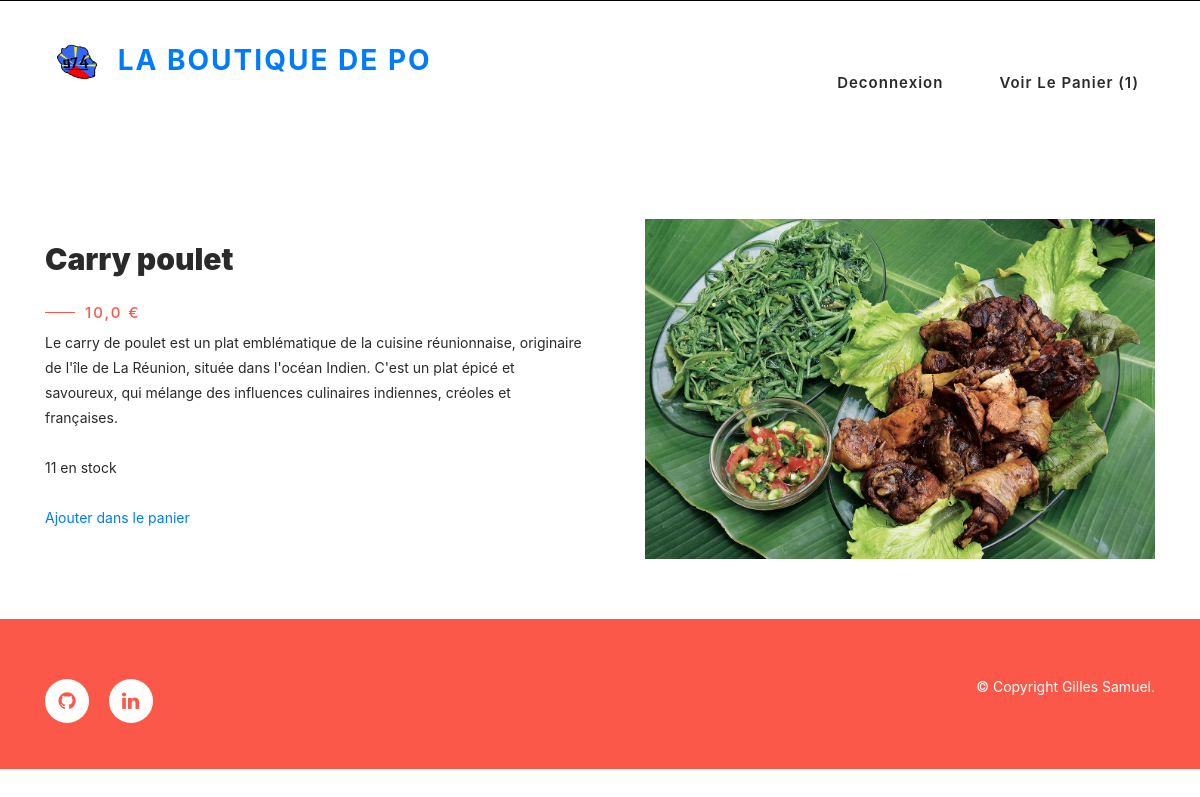
The page /product/CarryPoulet (signed in) on the database its author committed.
### accounts/models.py (models this page shows)
class Shopper(AbstractUser) :
    pass

### store/models.py (models this page shows, shortened)
class Cart (models.Model):
    user = models.OneToOneField(AUTH_USER_MODEL, on_delete=models.CASCADE)
    orders = models.ManyToManyField(Order)

class Product(models.Model):
    name = models.CharField(max_length=128)
    slug = models.SlugField(max_length=128)
    price =models.FloatField(default=0.0)
    stock= models.IntegerField(default=0)
    description=models.TextField(blank=True)
    thumbnail=models.ImageField(upload_to="Product", blank=True, null=True)

### store/views.py (the view)
# urls.py: path('product/<str:slug>', product_detail, name="product"),
def product_detail(request, slug):
    product =  get_object_or_404(Product, slug=slug)
    return render(request, "store/detail.html", context={"product": product})

### store/templates/store/detail.html (shortened to what this page needs)
{% extends 'base.html' %} {% block content %}
<p>{{product.description}}</p>
<p>{{product.stock}} en stock</p>
<section class="section" id="about">
  <div class="container">
    <div class="row">
      <div class="col-lg-6 col-md-6 col-xs-12">
        <div class="left-text-content">
          <div class="section-heading">
            <h2>{{product.name}}</h2>
            <h6>{{product.price}} €</h6>
          </div>
          <p>{{product.description}}</p>
          <p>{{product.stock}} en stock</p>
          {% if user.is_authenticated %}
          <p>
            <a href="{% url 'add-to-cart' product.slug %}"
              >Ajouter dans le panier</a
            >
          </p>
          {% endif %}
        </div>
      </div>
      <div class="col-lg-6 col-md-6 col-xs-12">
        <div class="right-content">
          <div class="thumb">
            <img src="{{product.thumbnail.url}}" alt="{{product.name}}" />
          </div>
        </div>
      </div>
    </div>
  </div>
</section>
{% endblock %}

### Templates/base.html (shortened to what this page needs)
{% load static %}
<!DOCTYPE html>
<html lang="fr">
  <head>
    {% load bootstrap5 %} {% bootstrap_css %} {% bootstrap_javascript %}
    <link
      rel="stylesheet"
      type="text/css"
      href="{% static 'css/bootstrap.min.css' %}"
    />
    <link
      rel="stylesheet"
      type="text/css"
      href="{% static 'css/font-awesome.css' %}"
    />
    <link
      rel="stylesheet"
      href="{% static 'css/templatemo-klassy-cafe.css' %}"
    />
    <link rel="stylesheet" href="{% static 'css/bootstrap.min.css' %}" />
    <link rel="stylesheet" href="{% static 'css/owl-carousel.css' %}" />
  </head>
  <body>
    <header
      class="header-area header-sticky"
      style="padding: 9px 0; border-top: 1px solid black"
    >
      <div class="container">
        <div class="row align-items-start">
          <div class="col-12 justify-content-center align-items-center">
            <nav
              class="main-nav d-flex justify-content-between align-items-center text-center"
            >
              <div class="logo">
                <a href="{% url 'index' %}">
                  <img
                    src="/media/product/logo.jpg"
                    style="max-height: 8vh"
                    alt="Logo"
                    class="img-fluid"
                  />
                  {% if user.is_authenticated %}
                  <span class="logo-text"
                    >La boutique de {{user.username}}</span
                  >
                  {% else %}
                  <span class="logo-text">Le Resto Créole</span>
                  {% endif %}
                </a>
              </div>
              <ul class="nav">
                <li class="scroll-to-section">
                  {% if user.is_authenticated %}
                  <a href="{% url 'logout' %}" class="nav-link">Deconnexion</a>
                  {% else %}
                  <a href="{% url 'signup' %}" class="nav-link">S'inscrire</a>
                </li>
                <li class="scroll-to-section">
                  <a href="{% url 'login' %}" class="nav-link">Connexion</a>
                </li>
                {% endif %}
                <li class="scroll-to-section">
                  {% if user.cart %}
                  <a href="{% url 'cart' %}" class="nav-link">
                    Voir le panier ({{ user.cart.orders.count }})
                  </a>
                  {% endif %}
                </li>
              </ul>
            </nav>
          </div>
        </div>
      </div>
    </header>
    {% block content %} {% endblock %}
    <footer>
      <div class="container" style="height: 50px; margin-bottom: 0">
        <div class="row">
          <div class="col-lg-4 col-xs-12">
            <div class="right-text-content">
              <ul class="social-icons">
                <li>
                  <a href="https://github.com/SunderZz"
                    ><i class="fa fa-github"></i
                  ></a>
                </li>
                <li>
                  <a href="https://www.linkedin.com/in/samuel-gilles-59bab01ba/"
                    ><i class="fa fa-linkedin"></i
                  ></a>
                </li>
              </ul>
            </div>
          </div>
          <div class="col-lg-4"></div>
          <div class="col-lg-4 col-xs-12">
            <div class="left-text-content">
              <p>© Copyright Gilles Samuel.</p>
            </div>
          </div>
        </div>
      </div>
    </footer>
  </body>
</html>

### static/css/templatemo-klassy-cafe.css (style rules this page uses)
html, body, div, span, applet, object, iframe, h1, h2, h3, h4, h5, h6, p, blockquote, div pre, a, abbr, acronym, address, big, cite, code, del, dfn, em, font, img, ins, kbd, q, s, samp, small, strike, strong, sub, sup, tt, var, b, u, i, center, dl, dt, dd, ol, ul, li, figure, header, nav, section, article, aside, footer, figcaption { margin: 0; padding: 0; border: 0; outline: 0; }
ul, li { padding: 0; margin: 0; list-style: none; }
header, nav, section, article, aside, footer, hgroup { display: block; }
* { box-sizing: border-box; }
html, body { font-family: "Poppins", sans-serif; font-weight: 400; background-color: #fff; font-size: 16px; -ms-text-size-adjust: 100%; -webkit-font-smoothing: antialiased; -moz-osx-font-smoothing: grayscale; }
a { text-decoration: none !important; }
h1, h2, h3, h4, h5, h6 { margin-top: 0px; margin-bottom: 0px; }
ul { margin-bottom: 0px; }
p { font-size: 14px; line-height: 25px; color: #2a2a2a; }
html, body { background: #fff; font-family: "Poppins", sans-serif; }
.section-heading h6 { position: relative; font-size: 15px; color: #fb5849; font-weight: 500; letter-spacing: 2px; text-transform: uppercase; padding-left: 40px; }
.section-heading h6:before { width: 30px; height: 1px; content: ""; position: absolute; left: 0; top: 8px; background-color: #fb5849; }
.section-heading h2 { line-height: 40px; margin-top: 20px; margin-bottom: 25px; font-size: 30px; font-weight: 900; color: #2a2a2a; }
.header-area { background-color: #fff; position: absolute; top: 0px; left: 0px; right: 0px; z-index: 100; height: 100px; -webkit-transition: all 0.5s ease 0s; -moz-transition: all 0.5s ease 0s; -o-transition: all 0.5s ease 0s; transition: all 0.5s ease 0s; }
.header-area .main-nav { min-height: 80px; background: transparent; }
.header-area .main-nav .logo { line-height: 100px; color: #fff; font-size: 28px; font-weight: 700; text-transform: uppercase; letter-spacing: 2px; float: left; -webkit-transition: all 0.3s ease 0s; -moz-transition: all 0.3s ease 0s; -o-transition: all 0.3s ease 0s; transition: all 0.3s ease 0s; }
.header-area .main-nav .nav { float: right; margin-top: 30px; margin-right: 0px; background-color: transparent; -webkit-transition: all 0.3s ease 0s; -moz-transition: all 0.3s ease 0s; -o-transition: all 0.3s ease 0s; transition: all 0.3s ease 0s; position: relative; z-index: 999; }
.header-area .main-nav .nav li { padding-left: 15px; padding-right: 15px; }
.header-area .main-nav .nav li:last-child { padding-right: 0px; }
.header-area .main-nav .nav li a { display: block; font-weight: 600; font-size: 15px; color: #2a2a2a; text-transform: capitalize; -webkit-transition: all 0.3s ease 0s; -moz-transition: all 0.3s ease 0s; -o-transition: all 0.3s ease 0s; transition: all 0.3s ease 0s; height: 40px; line-height: 40px; border: transparent; letter-spacing: 1px; }
.header-area .main-nav .nav li a { color: #2a2a2a; }
.header-area.header-sticky { min-height: 80px; }
.header-area .nav { margin-top: 30px; }
@media (max-width: 1200px) { .header-area .main-nav .nav li { padding-left: 12px; padding-right: 12px; } }
@media (max-width: 1200px) { .header-area .main-nav:before { display: none; } }
@media (min-width: 767px) { .header-area .main-nav .nav { display: flex !important; } }
*, *:before, *:after { -webkit-box-sizing: border-box; box-sizing: border-box; -webkit-font-smoothing: antialiased; -moz-osx-font-smoothing: grayscale; }
#about { margin-top: 20px; padding: 100px 0px 0px 0px; position: relative; z-index: 9; }
#about .section-heading h2 { padding-right: 120px; }
#about img { width: 100%; overflow: hidden; }
#about .left-text-content p { margin-bottom: 25px; }
#about .right-content { margin-left: 30px; }
#about .right-content .thumb { position: relative; }
footer { margin-top: 60px; padding: 50px 0px; background-color: #fb5849; }
footer .left-text-content p { margin-top: 5px; color: #fff; font-size: 14px; text-align: right; }
footer .right-text-content { text-align: left; margin-top: 10px; }
footer .right-text-content ul li { display: inline-block; margin-left: 15px; }
footer .right-text-content ul li:first-child { margin-left: 0px; }
footer .right-text-content ul li a { width: 44px; height: 44px; display: inline-block; text-align: center; line-height: 44px; font-size: 20px; background-color: #fff; border-radius: 50%; color: #fb5849; -webkit-transition: all 0.5s ease 0s; -moz-transition: all 0.5s ease 0s; -o-transition: all 0.5s ease 0s; transition: all 0.5s ease 0s; }

### rows shown on the page
Shopper: username "PO", cart.orders.count "1"
Product: name "Carry poulet", price "10,0", description "Le carry de poulet est un plat emblématique de la cuisine réunionnaise, originaire de l'île de La Réunion, située dans l'océan Indien. C'est un plat épicé et savoureux, qui mélange des influences culinaires indiennes, créoles et françaises.", stock "11", thumbnail (picture)
